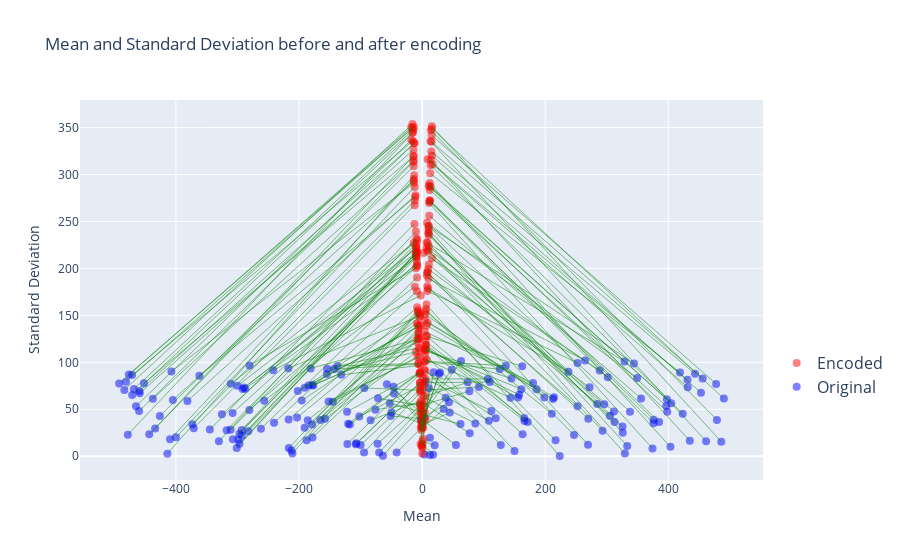

Here is the notebook cell this chart was saved with:
### Code cell
#Visualize which areas of the mean-variance space are learned by the encoder

import torch
import torch.nn as nn
import numpy as np
import plotly.graph_objects as go

# Input generation
num_samples = 200
input_dim = 200

# Generate some 200-dimensional inputs with random means and variances
inputs = np.array([np.random.normal(1000*(np.random.rand()-0.5), 100*np.random.rand(), input_dim) for _ in range(num_samples)])

# Compute input means and variances
input_means = np.mean(inputs, axis=1)
input_vars = np.std(inputs, axis=1)

# Transfer inputs to tensors
inputs_tensor = torch.from_numpy(inputs.astype(np.float32))

# Apply encoder
encoded = net.encoder(inputs_tensor).detach().numpy()

# Compute means and variances of the encoded data
encoded_means = np.mean(encoded, axis=1)
encoded_vars = np.std(encoded, axis=1)

# Create a scatter plot for the original and encoded data
fig = go.Figure()

# Original data
fig.add_trace(go.Scatter(
    x=input_means, y=input_vars,
    mode='markers',
    name='Original',
    marker=dict(
        size=8,
        color='blue',
        opacity=0.5,
    )
))

# Encoded data
fig.add_trace(go.Scatter(
    x=encoded_means, y=encoded_vars,
    mode='markers',
    name='Encoded',
    marker=dict(
        size=8,
        color='red',
        opacity=0.5,
    )
))

# Add lines connecting original and encoded points
for (x1, y1), (x2, y2) in zip(zip(input_means, input_vars), zip(encoded_means, encoded_vars)):
    fig.add_trace(go.Scatter(
        x=[x1, x2], y=[y1, y2],
        mode='lines',
        line=dict(color='green', width=0.5),
        showlegend=False,
    ))



fig.update_layout(
    title='Mean and Standard Deviation before and after encoding',
    xaxis_title='Mean',
    yaxis_title='Standard Deviation',
    legend=dict(
        y=0.2,
        traceorder='reversed',
        font=dict(
            size=16,
        )
    )
)

fig.show()

### Figure 1 — Plotly figure (JSON) as saved in the notebook; plotly's stock layout.template omitted (floating-point values rounded to 4 significant figures; data arrays with more than 128 entries replaced by an {"elided": "..."} marker saying what was removed)
{"data": [{"marker": {"color": "blue", "opacity": 0.5, "size": 8}, "mode": "markers", "name": "Original", "type": "scatter", "x": {"elided": "200 float values"}, "y": {"elided": "200 float values"}}, {"marker": {"color": "red", "opacity": 0.5, "size": 8}, "mode": "markers", "name": "Encoded", "type": "scatter", "x": {"elided": "200 float values"}, "y": {"elided": "200 float values"}}, {"line": {"color": "green", "width": 0.5}, "mode": "lines", "showlegend": false, "type": "scatter", "x": [-291.7, -9.043], "y": [71.51, 217.6]}, {"line": {"color": "green", "width": 0.5}, "mode": "lines", "showlegend": false, "type": "scatter", "x": [76.71, 1.221], "y": [69.29, 54.65]}, {"line": {"color": "green", "width": 0.5}, "mode": "lines", "showlegend": false, "type": "scatter", "x": [455.7, 15.23], "y": [82.8, 335.0]}, {"line": {"color": "green", "width": 0.5}, "mode": "lines", "showlegend": false, "type": "scatter", "x": [-210.8, -6.658], "y": [2.974, 152.5]}, {"line": {"color": "green", "width": 0.5}, "mode": "lines", "showlegend": false, "type": "scatter", "x": [145.0, 4.884], "y": [82.71, 112.3]}, {"line": {"color": "green", "width": 0.5}, "mode": "lines", "showlegend": false, "type": "scatter", "x": [3.801, -2.53], "y": [40.85, 12.63]}, {"line": {"color": "green", "width": 0.5}, "mode": "lines", "showlegend": false, "type": "scatter", "x": [62.35, 0.6813], "y": [34.34, 44.36]}, {"line": {"color": "green", "width": 0.5}, "mode": "lines", "showlegend": false, "type": "scatter", "x": [73.92, 5.137], "y": [78.74, 63.81]}, {"line": {"color": "green", "width": 0.5}, "mode": "lines", "showlegend": false, "type": "scatter", "x": [63.22, 4.2], "y": [101.3, 47.25]}, {"line": {"color": "green", "width": 0.5}, "mode": "lines", "showlegend": false, "type": "scatter", "x": [293.1, 10.58], "y": [27.18, 218.9]}, {"line": {"color": "green", "width": 0.5}, "mode": "lines", "showlegend": false, "type": "scatter", "x": [272.0, 9.775], "y": [73.3, 199.3]}, {"line": {"color": "green", "width": 0.5}, "mode": "lines", "showlegend": false, "type": "scatter", "x": [-317.6, -9.372], "y": [27.76, 232.1]}, {"line": {"color": "green", "width": 0.5}, "mode": "lines", "showlegend": false, "type": "scatter", "x": [-93.91, -2.925], "y": [72.71, 70.14]}, {"line": {"color": "green", "width": 0.5}, "mode": "lines", "showlegend": false, "type": "scatter", "x": [479.0, 14.13], "y": [38.67, 347.3]}, {"line": {"color": "green", "width": 0.5}, "mode": "lines", "showlegend": false, "type": "scatter", "x": [-240.6, -8.518], "y": [35.65, 175.7]}, {"line": {"color": "green", "width": 0.5}, "mode": "lines", "showlegend": false, "type": "scatter", "x": [43.6, -0.4367], "y": [57.32, 40.53]}, {"line": {"color": "green", "width": 0.5}, "mode": "lines", "showlegend": false, "type": "scatter", "x": [27.49, -2.027], "y": [87.43, 31.05]}, {"line": {"color": "green", "width": 0.5}, "mode": "lines", "showlegend": false, "type": "scatter", "x": [-122.0, -4.101], "y": [47.43, 88.99]}, {"line": {"color": "green", "width": 0.5}, "mode": "lines", "showlegend": false, "type": "scatter", "x": [-256.6, -11.85], "y": [59.01, 180.6]}, {"line": {"color": "green", "width": 0.5}, "mode": "lines", "showlegend": false, "type": "scatter", "x": [329.4, 10.4], "y": [2.814, 238.0]}, {"line": {"color": "green", "width": 0.5}, "mode": "lines", "showlegend": false, "type": "scatter", "x": [-131.5, -3.049], "y": [86.64, 96.77]}, {"line": {"color": "green", "width": 0.5}, "mode": "lines", "showlegend": false, "type": "scatter", "x": [-190.8, -5.524], "y": [72.82, 138.6]}, {"line": {"color": "green", "width": 0.5}, "mode": "lines", "showlegend": false, "type": "scatter", "x": [126.1, 3.98], "y": [92.66, 100.6]}, {"line": {"color": "green", "width": 0.5}, "mode": "lines", "showlegend": false, "type": "scatter", "x": [-301.2, -9.53], "y": [8.855, 216.6]}, {"line": {"color": "green", "width": 0.5}, "mode": "lines", "showlegend": false, "type": "scatter", "x": [-41.42, -1.17], "y": [3.912, 30.15]}, {"line": {"color": "green", "width": 0.5}, "mode": "lines", "showlegend": false, "type": "scatter", "x": [-71.71, -3.644], "y": [61.63, 53.97]}, {"line": {"color": "green", "width": 0.5}, "mode": "lines", "showlegend": false, "type": "scatter", "x": [127.9, 3.947], "y": [11.92, 92.44]}, {"line": {"color": "green", "width": 0.5}, "mode": "lines", "showlegend": false, "type": "scatter", "x": [-187.7, -5.421], "y": [17.08, 135.9]}, {"line": {"color": "green", "width": 0.5}, "mode": "lines", "showlegend": false, "type": "scatter", "x": [-451.9, -14.5], "y": [77.63, 319.1]}, {"line": {"color": "green", "width": 0.5}, "mode": "lines", "showlegend": false, "type": "scatter", "x": [-280.7, -7.85], "y": [49.25, 202.3]}, {"line": {"color": "green", "width": 0.5}, "mode": "lines", "showlegend": false, "type": "scatter", "x": [-72.34, -2.108], "y": [13.38, 54.39]}, {"line": {"color": "green", "width": 0.5}, "mode": "lines", "showlegend": false, "type": "scatter", "x": [-75.84, -3.727], "y": [49.48, 56.39]}, {"line": {"color": "green", "width": 0.5}, "mode": "lines", "showlegend": false, "type": "scatter", "x": [398.3, 12.0], "y": [47.35, 287.0]}, {"line": {"color": "green", "width": 0.5}, "mode": "lines", "showlegend": false, "type": "scatter", "x": [-405.0, -13.8], "y": [59.85, 293.3]}, {"line": {"color": "green", "width": 0.5}, "mode": "lines", "showlegend": false, "type": "scatter", "x": [385.0, 11.99], "y": [36.42, 272.3]}, {"line": {"color": "green", "width": 0.5}, "mode": "lines", "showlegend": false, "type": "scatter", "x": [-178.6, -7.381], "y": [75.83, 121.2]}, {"line": {"color": "green", "width": 0.5}, "mode": "lines", "showlegend": false, "type": "scatter", "x": [-481.1, -13.6], "y": [79.43, 350.9]}, {"line": {"color": "green", "width": 0.5}, "mode": "lines", "showlegend": false, "type": "scatter", "x": [-145.2, -7.5], "y": [58.02, 106.0]}, {"line": {"color": "green", "width": 0.5}, "mode": "lines", "showlegend": false, "type": "scatter", "x": [-120.3, -2.693], "y": [34.57, 89.51]}, {"line": {"color": "green", "width": 0.5}, "mode": "lines", "showlegend": false, "type": "scatter", "x": [-282.5, -8.241], "y": [26.66, 206.9]}, {"line": {"color": "green", "width": 0.5}, "mode": "lines", "showlegend": false, "type": "scatter", "x": [-107.0, -3.585], "y": [13.73, 78.18]}, {"line": {"color": "green", "width": 0.5}, "mode": "lines", "showlegend": false, "type": "scatter", "x": [-381.4, -10.85], "y": [58.79, 278.1]}, {"line": {"color": "green", "width": 0.5}, "mode": "lines", "showlegend": false, "type": "scatter", "x": [-143.0, -6.52], "y": [92.89, 98.08]}, {"line": {"color": "green", "width": 0.5}, "mode": "lines", "showlegend": false, "type": "scatter", "x": [17.77, 0.5373], "y": [1.602, 12.84]}, {"line": {"color": "green", "width": 0.5}, "mode": "lines", "showlegend": false, "type": "scatter", "x": [34.93, 0.7488], "y": [50.16, 30.18]}, {"line": {"color": "green", "width": 0.5}, "mode": "lines", "showlegend": false, "type": "scatter", "x": [143.4, 7.539], "y": [62.12, 102.7]}, {"line": {"color": "green", "width": 0.5}, "mode": "lines", "showlegend": false, "type": "scatter", "x": [157.6, 6.371], "y": [65.35, 113.8]}, {"line": {"color": "green", "width": 0.5}, "mode": "lines", "showlegend": false, "type": "scatter", "x": [325.9, 10.32], "y": [24.88, 237.1]}, {"line": {"color": "green", "width": 0.5}, "mode": "lines", "showlegend": false, "type": "scatter", "x": [-468.3, -14.13], "y": [71.48, 348.3]}, {"line": {"color": "green", "width": 0.5}, "mode": "lines", "showlegend": false, "type": "scatter", "x": [-443.4, -13.56], "y": [23.32, 320.1]}, {"line": {"color": "green", "width": 0.5}, "mode": "lines", "showlegend": false, "type": "scatter", "x": [-185.8, -6.437], "y": [38.39, 131.8]}, {"line": {"color": "green", "width": 0.5}, "mode": "lines", "showlegend": false, "type": "scatter", "x": [-325.3, -7.895], "y": [44.57, 230.5]}, {"line": {"color": "green", "width": 0.5}, "mode": "lines", "showlegend": false, "type": "scatter", "x": [12.71, -0.8144], "y": [19.76, 10.44]}, {"line": {"color": "green", "width": 0.5}, "mode": "lines", "showlegend": false, "type": "scatter", "x": [-471.2, -15.1], "y": [86.42, 335.7]}, {"line": {"color": "green", "width": 0.5}, "mode": "lines", "showlegend": false, "type": "scatter", "x": [198.5, 5.172], "y": [62.64, 150.9]}, {"line": {"color": "green", "width": 0.5}, "mode": "lines", "showlegend": false, "type": "scatter", "x": [237.6, 9.526], "y": [89.87, 178.7]}, {"line": {"color": "green", "width": 0.5}, "mode": "lines", "showlegend": false, "type": "scatter", "x": [136.0, 4.35], "y": [96.38, 101.1]}, {"line": {"color": "green", "width": 0.5}, "mode": "lines", "showlegend": false, "type": "scatter", "x": [269.5, 9.097], "y": [12.28, 195.8]}, {"line": {"color": "green", "width": 0.5}, "mode": "lines", "showlegend": false, "type": "scatter", "x": [-242.0, -2.399], "y": [91.62, 171.3]}, {"line": {"color": "green", "width": 0.5}, "mode": "lines", "showlegend": false, "type": "scatter", "x": [110.1, 2.044], "y": [79.11, 78.23]}, {"line": {"color": "green", "width": 0.5}, "mode": "lines", "showlegend": false, "type": "scatter", "x": [477.7, 15.49], "y": [76.96, 341.9]}, {"line": {"color": "green", "width": 0.5}, "mode": "lines", "showlegend": false, "type": "scatter", "x": [-361.9, -11.38], "y": [85.56, 276.1]}, {"line": {"color": "green", "width": 0.5}, "mode": "lines", "showlegend": false, "type": "scatter", "x": [112.4, 1.253], "y": [48.27, 83.7]}, {"line": {"color": "green", "width": 0.5}, "mode": "lines", "showlegend": false, "type": "scatter", "x": [337.8, 10.27], "y": [47.29, 245.3]}, {"line": {"color": "green", "width": 0.5}, "mode": "lines", "showlegend": false, "type": "scatter", "x": [443.4, 14.92], "y": [87.74, 324.5]}, {"line": {"color": "green", "width": 0.5}, "mode": "lines", "showlegend": false, "type": "scatter", "x": [-190.9, -6.877], "y": [30.2, 139.6]}, {"line": {"color": "green", "width": 0.5}, "mode": "lines", "showlegend": false, "type": "scatter", "x": [-102.0, -2.94], "y": [42.3, 74.9]}, {"line": {"color": "green", "width": 0.5}, "mode": "lines", "showlegend": false, "type": "scatter", "x": [-46.27, -0.08399], "y": [73.84, 36.99]}, {"line": {"color": "green", "width": 0.5}, "mode": "lines", "showlegend": false, "type": "scatter", "x": [311.6, 10.74], "y": [47.59, 223.8]}, {"line": {"color": "green", "width": 0.5}, "mode": "lines", "showlegend": false, "type": "scatter", "x": [-157.7, -4.915], "y": [39.77, 113.3]}, {"line": {"color": "green", "width": 0.5}, "mode": "lines", "showlegend": false, "type": "scatter", "x": [-464.9, -17.48], "y": [53.21, 336.9]}, {"line": {"color": "green", "width": 0.5}, "mode": "lines", "showlegend": false, "type": "scatter", "x": [246.7, 8.463], "y": [22.63, 181.1]}, {"line": {"color": "green", "width": 0.5}, "mode": "lines", "showlegend": false, "type": "scatter", "x": [-151.9, -4.214], "y": [58.25, 105.8]}, {"line": {"color": "green", "width": 0.5}, "mode": "lines", "showlegend": false, "type": "scatter", "x": [29.04, 0.06911], "y": [89.2, 36.41]}, {"line": {"color": "green", "width": 0.5}, "mode": "lines", "showlegend": false, "type": "scatter", "x": [10.96, 1.583], "y": [72.44, 18.9]}, {"line": {"color": "green", "width": 0.5}, "mode": "lines", "showlegend": false, "type": "scatter", "x": [-212.3, -6.549], "y": [6.164, 153.5]}, {"line": {"color": "green", "width": 0.5}, "mode": "lines", "showlegend": false, "type": "scatter", "x": [-459.3, -12.86], "y": [69.55, 333.4]}, {"line": {"color": "green", "width": 0.5}, "mode": "lines", "showlegend": false, "type": "scatter", "x": [252.4, 7.799], "y": [53.11, 192.4]}, {"line": {"color": "green", "width": 0.5}, "mode": "lines", "showlegend": false, "type": "scatter", "x": [312.6, 8.96], "y": [36.4, 227.0]}, {"line": {"color": "green", "width": 0.5}, "mode": "lines", "showlegend": false, "type": "scatter", "x": [-345.0, -12.54], "y": [28.41, 247.4]}, {"line": {"color": "green", "width": 0.5}, "mode": "lines", "showlegend": false, "type": "scatter", "x": [12.64, 0.4496], "y": [1.321, 9.082]}, {"line": {"color": "green", "width": 0.5}, "mode": "lines", "showlegend": false, "type": "scatter", "x": [431.2, 8.947], "y": [81.36, 316.2]}, {"line": {"color": "green", "width": 0.5}, "mode": "lines", "showlegend": false, "type": "scatter", "x": [295.9, 15.98], "y": [55.19, 210.7]}, {"line": {"color": "green", "width": 0.5}, "mode": "lines", "showlegend": false, "type": "scatter", "x": [-63.66, -1.992], "y": [0.5188, 45.89]}, {"line": {"color": "green", "width": 0.5}, "mode": "lines", "showlegend": false, "type": "scatter", "x": [185.9, 7.09], "y": [71.28, 139.3]}, {"line": {"color": "green", "width": 0.5}, "mode": "lines", "showlegend": false, "type": "scatter", "x": [-51.07, -1.63], "y": [42.75, 39.99]}, {"line": {"color": "green", "width": 0.5}, "mode": "lines", "showlegend": false, "type": "scatter", "x": [214.2, 4.618], "y": [62.67, 144.7]}, {"line": {"color": "green", "width": 0.5}, "mode": "lines", "showlegend": false, "type": "scatter", "x": [166.3, 6.402], "y": [37.53, 118.7]}, {"line": {"color": "green", "width": 0.5}, "mode": "lines", "showlegend": false, "type": "scatter", "x": [284.5, 10.94], "y": [55.63, 204.1]}, {"line": {"color": "green", "width": 0.5}, "mode": "lines", "showlegend": false, "type": "scatter", "x": [-292.8, -9.702], "y": [21.87, 211.6]}, {"line": {"color": "green", "width": 0.5}, "mode": "lines", "showlegend": false, "type": "scatter", "x": [288.5, 2.127], "y": [91.26, 216.5]}, {"line": {"color": "green", "width": 0.5}, "mode": "lines", "showlegend": false, "type": "scatter", "x": [-407.4, -13.09], "y": [90.1, 291.3]}, {"line": {"color": "green", "width": 0.5}, "mode": "lines", "showlegend": false, "type": "scatter", "x": [-107.7, -3.344], "y": [12.6, 78.57]}, {"line": {"color": "green", "width": 0.5}, "mode": "lines", "showlegend": false, "type": "scatter", "x": [-311.0, -13.65], "y": [77.14, 227.2]}, {"line": {"color": "green", "width": 0.5}, "mode": "lines", "showlegend": false, "type": "scatter", "x": [-471.1, -16.03], "y": [65.27, 344.4]}, {"line": {"color": "green", "width": 0.5}, "mode": "lines", "showlegend": false, "type": "scatter", "x": [252.4, 8.57], "y": [99.28, 176.1]}, {"line": {"color": "green", "width": 0.5}, "mode": "lines", "showlegend": false, "type": "scatter", "x": [305.0, 8.921], "y": [43.05, 219.0]}, {"line": {"color": "green", "width": 0.5}, "mode": "lines", "showlegend": false, "type": "scatter", "x": [-49.89, -0.3123], "y": [46.74, 34.79]}, {"line": {"color": "green", "width": 0.5}, "mode": "lines", "showlegend": false, "type": "scatter", "x": [38.24, 5.557], "y": [62.26, 39.25]}, {"line": {"color": "green", "width": 0.5}, "mode": "lines", "showlegend": false, "type": "scatter", "x": [-69.84, -2.061], "y": [3.896, 50.86]}, {"line": {"color": "green", "width": 0.5}, "mode": "lines", "showlegend": false, "type": "scatter", "x": [-99.98, -3.582], "y": [11.83, 70.87]}, {"line": {"color": "green", "width": 0.5}, "mode": "lines", "showlegend": false, "type": "scatter", "x": [-261.9, -8.41], "y": [29.27, 190.4]}, {"line": {"color": "green", "width": 0.5}, "mode": "lines", "showlegend": false, "type": "scatter", "x": [-433.8, -14.68], "y": [29.56, 313.4]}, {"line": {"color": "green", "width": 0.5}, "mode": "lines", "showlegend": false, "type": "scatter", "x": [-458.9, -14.19], "y": [67.04, 326.4]}, {"line": {"color": "green", "width": 0.5}, "mode": "lines", "showlegend": false, "type": "scatter", "x": [155.9, 3.766], "y": [62.44, 115.7]}, {"line": {"color": "green", "width": 0.5}, "mode": "lines", "showlegend": false, "type": "scatter", "x": [-217.5, -3.487], "y": [93.76, 149.3]}, {"line": {"color": "green", "width": 0.5}, "mode": "lines", "showlegend": false, "type": "scatter", "x": [-216.7, -6.779], "y": [8.621, 155.4]}, {"line": {"color": "green", "width": 0.5}, "mode": "lines", "showlegend": false, "type": "scatter", "x": [171.4, 6.753], "y": [36.35, 128.1]}, {"line": {"color": "green", "width": 0.5}, "mode": "lines", "showlegend": false, "type": "scatter", "x": [-154.3, -5.315], "y": [93.19, 115.5]}, {"line": {"color": "green", "width": 0.5}, "mode": "lines", "showlegend": false, "type": "scatter", "x": [-483.9, -15.72], "y": [70.64, 353.8]}, {"line": {"color": "green", "width": 0.5}, "mode": "lines", "showlegend": false, "type": "scatter", "x": [403.4, 12.38], "y": [9.938, 290.9]}, {"line": {"color": "green", "width": 0.5}, "mode": "lines", "showlegend": false, "type": "scatter", "x": [161.2, 4.054], "y": [71.42, 113.3]}, {"line": {"color": "green", "width": 0.5}, "mode": "lines", "showlegend": false, "type": "scatter", "x": [180.2, 4.262], "y": [77.91, 132.7]}, {"line": {"color": "green", "width": 0.5}, "mode": "lines", "showlegend": false, "type": "scatter", "x": [-437.6, -13.32], "y": [61.16, 314.7]}, {"line": {"color": "green", "width": 0.5}, "mode": "lines", "showlegend": false, "type": "scatter", "x": [216.8, 5.94], "y": [16.97, 156.5]}, {"line": {"color": "green", "width": 0.5}, "mode": "lines", "showlegend": false, "type": "scatter", "x": [-154.8, -10.06], "y": [87.53, 111.2]}, {"line": {"color": "green", "width": 0.5}, "mode": "lines", "showlegend": false, "type": "scatter", "x": [48.0, -0.05507], "y": [92.04, 48.15]}, {"line": {"color": "green", "width": 0.5}, "mode": "lines", "showlegend": false, "type": "scatter", "x": [453.1, 16.1], "y": [67.6, 319.9]}, {"line": {"color": "green", "width": 0.5}, "mode": "lines", "showlegend": false, "type": "scatter", "x": [396.6, 12.63], "y": [53.43, 283.5]}, {"line": {"color": "green", "width": 0.5}, "mode": "lines", "showlegend": false, "type": "scatter", "x": [150.1, 4.803], "y": [5.588, 108.9]}, {"line": {"color": "green", "width": 0.5}, "mode": "lines", "showlegend": false, "type": "scatter", "x": [-195.8, -8.759], "y": [59.22, 141.3]}, {"line": {"color": "green", "width": 0.5}, "mode": "lines", "showlegend": false, "type": "scatter", "x": [-177.0, -6.254], "y": [75.32, 125.0]}, {"line": {"color": "green", "width": 0.5}, "mode": "lines", "showlegend": false, "type": "scatter", "x": [108.4, 3.119], "y": [37.8, 76.26]}, {"line": {"color": "green", "width": 0.5}, "mode": "lines", "showlegend": false, "type": "scatter", "x": [54.9, 2.389], "y": [11.89, 37.63]}, {"line": {"color": "green", "width": 0.5}, "mode": "lines", "showlegend": false, "type": "scatter", "x": [-400.0, -12.22], "y": [20.16, 286.7]}, {"line": {"color": "green", "width": 0.5}, "mode": "lines", "showlegend": false, "type": "scatter", "x": [-330.2, -10.32], "y": [15.95, 239.3]}, {"line": {"color": "green", "width": 0.5}, "mode": "lines", "showlegend": false, "type": "scatter", "x": [-409.7, -13.49], "y": [17.94, 295.3]}, {"line": {"color": "green", "width": 0.5}, "mode": "lines", "showlegend": false, "type": "scatter", "x": [165.9, 5.458], "y": [40.66, 122.3]}, {"line": {"color": "green", "width": 0.5}, "mode": "lines", "showlegend": false, "type": "scatter", "x": [325.6, 10.95], "y": [31.57, 235.1]}, {"line": {"color": "green", "width": 0.5}, "mode": "lines", "showlegend": false, "type": "scatter", "x": [-121.5, -4.087], "y": [13.09, 87.24]}, {"line": {"color": "green", "width": 0.5}, "mode": "lines", "showlegend": false, "type": "scatter", "x": [-2.168, -0.2177], "y": [38.62, 11.11]}, {"line": {"color": "green", "width": 0.5}, "mode": "lines", "showlegend": false, "type": "scatter", "x": [-311.1, -9.122], "y": [28.29, 226.9]}, {"line": {"color": "green", "width": 0.5}, "mode": "lines", "showlegend": false, "type": "scatter", "x": [-280.4, -10.29], "y": [96.58, 200.3]}, {"line": {"color": "green", "width": 0.5}, "mode": "lines", "showlegend": false, "type": "scatter", "x": [-478.2, -14.85], "y": [22.82, 344.9]}, {"line": {"color": "green", "width": 0.5}, "mode": "lines", "showlegend": false, "type": "scatter", "x": [86.43, 2.005], "y": [34.88, 63.32]}, {"line": {"color": "green", "width": 0.5}, "mode": "lines", "showlegend": false, "type": "scatter", "x": [490.2, 15.96], "y": [61.38, 348.9]}, {"line": {"color": "green", "width": 0.5}, "mode": "lines", "showlegend": false, "type": "scatter", "x": [-308.0, -9.924], "y": [46.01, 222.4]}, {"line": {"color": "green", "width": 0.5}, "mode": "lines", "showlegend": false, "type": "scatter", "x": [20.34, 0.2319], "y": [11.64, 15.9]}, {"line": {"color": "green", "width": 0.5}, "mode": "lines", "showlegend": false, "type": "scatter", "x": [486.0, 15.75], "y": [15.48, 351.4]}, {"line": {"color": "green", "width": 0.5}, "mode": "lines", "showlegend": false, "type": "scatter", "x": [-296.8, -8.361], "y": [23.8, 217.8]}, {"line": {"color": "green", "width": 0.5}, "mode": "lines", "showlegend": false, "type": "scatter", "x": [210.6, 5.815], "y": [45.26, 154.1]}, {"line": {"color": "green", "width": 0.5}, "mode": "lines", "showlegend": false, "type": "scatter", "x": [-117.4, -4.13], "y": [33.64, 88.66]}, {"line": {"color": "green", "width": 0.5}, "mode": "lines", "showlegend": false, "type": "scatter", "x": [-289.6, -8.824], "y": [73.2, 212.3]}, {"line": {"color": "green", "width": 0.5}, "mode": "lines", "showlegend": false, "type": "scatter", "x": [-426.1, -13.75], "y": [42.88, 308.8]}, {"line": {"color": "green", "width": 0.5}, "mode": "lines", "showlegend": false, "type": "scatter", "x": [-52.45, -0.2232], "y": [56.33, 46.97]}, {"line": {"color": "green", "width": 0.5}, "mode": "lines", "showlegend": false, "type": "scatter", "x": [-178.8, -5.762], "y": [33.76, 130.2]}, {"line": {"color": "green", "width": 0.5}, "mode": "lines", "showlegend": false, "type": "scatter", "x": [-217.0, -8.112], "y": [39.13, 158.6]}, {"line": {"color": "green", "width": 0.5}, "mode": "lines", "showlegend": false, "type": "scatter", "x": [77.25, 2.481], "y": [24.37, 56.15]}, {"line": {"color": "green", "width": 0.5}, "mode": "lines", "showlegend": false, "type": "scatter", "x": [-298.3, -9.67], "y": [17.51, 216.6]}, {"line": {"color": "green", "width": 0.5}, "mode": "lines", "showlegend": false, "type": "scatter", "x": [328.8, 7.229], "y": [100.9, 227.7]}, {"line": {"color": "green", "width": 0.5}, "mode": "lines", "showlegend": false, "type": "scatter", "x": [5.701, -1.194], "y": [79.51, 27.74]}, {"line": {"color": "green", "width": 0.5}, "mode": "lines", "showlegend": false, "type": "scatter", "x": [-184.5, -2.506], "y": [75.42, 139.5]}, {"line": {"color": "green", "width": 0.5}, "mode": "lines", "showlegend": false, "type": "scatter", "x": [344.2, 10.95], "y": [98.7, 245.0]}, {"line": {"color": "green", "width": 0.5}, "mode": "lines", "showlegend": false, "type": "scatter", "x": [212.6, 8.934], "y": [61.02, 142.3]}, {"line": {"color": "green", "width": 0.5}, "mode": "lines", "showlegend": false, "type": "scatter", "x": [-45.8, -1.504], "y": [66.9, 36.48]}, {"line": {"color": "green", "width": 0.5}, "mode": "lines", "showlegend": false, "type": "scatter", "x": [349.4, 8.027], "y": [83.32, 248.6]}, {"line": {"color": "green", "width": 0.5}, "mode": "lines", "showlegend": false, "type": "scatter", "x": [434.9, 13.84], "y": [16.46, 315.8]}, {"line": {"color": "green", "width": 0.5}, "mode": "lines", "showlegend": false, "type": "scatter", "x": [-296.7, -10.34], "y": [13.15, 215.5]}, {"line": {"color": "green", "width": 0.5}, "mode": "lines", "showlegend": false, "type": "scatter", "x": [376.1, 12.77], "y": [38.88, 272.5]}, {"line": {"color": "green", "width": 0.5}, "mode": "lines", "showlegend": false, "type": "scatter", "x": [355.7, 11.53], "y": [61.54, 256.1]}, {"line": {"color": "green", "width": 0.5}, "mode": "lines", "showlegend": false, "type": "scatter", "x": [223.6, 7.004], "y": [0.2013, 161.5]}, {"line": {"color": "green", "width": 0.5}, "mode": "lines", "showlegend": false, "type": "scatter", "x": [333.2, 10.62], "y": [10.9, 241.4]}, {"line": {"color": "green", "width": 0.5}, "mode": "lines", "showlegend": false, "type": "scatter", "x": [-414.0, -12.95], "y": [2.711, 299.2]}, {"line": {"color": "green", "width": 0.5}, "mode": "lines", "showlegend": false, "type": "scatter", "x": [376.0, 12.31], "y": [35.16, 271.2]}, {"line": {"color": "green", "width": 0.5}, "mode": "lines", "showlegend": false, "type": "scatter", "x": [-57.32, -2.778], "y": [76.59, 47.01]}, {"line": {"color": "green", "width": 0.5}, "mode": "lines", "showlegend": false, "type": "scatter", "x": [92.18, 1.361], "y": [73.77, 70.31]}, {"line": {"color": "green", "width": 0.5}, "mode": "lines", "showlegend": false, "type": "scatter", "x": [418.9, 13.1], "y": [89.18, 301.3]}, {"line": {"color": "green", "width": 0.5}, "mode": "lines", "showlegend": false, "type": "scatter", "x": [269.9, 8.048], "y": [39.93, 195.7]}, {"line": {"color": "green", "width": 0.5}, "mode": "lines", "showlegend": false, "type": "scatter", "x": [-371.2, -12.37], "y": [29.8, 267.3]}, {"line": {"color": "green", "width": 0.5}, "mode": "lines", "showlegend": false, "type": "scatter", "x": [-94.35, -3.027], "y": [4.035, 67.91]}, {"line": {"color": "green", "width": 0.5}, "mode": "lines", "showlegend": false, "type": "scatter", "x": [-476.5, -16.09], "y": [87.07, 349.3]}, {"line": {"color": "green", "width": 0.5}, "mode": "lines", "showlegend": false, "type": "scatter", "x": [301.7, 6.908], "y": [84.16, 221.5]}, {"line": {"color": "green", "width": 0.5}, "mode": "lines", "showlegend": false, "type": "scatter", "x": [163.2, 5.734], "y": [23.36, 118.1]}, {"line": {"color": "green", "width": 0.5}, "mode": "lines", "showlegend": false, "type": "scatter", "x": [-137.6, -5.9], "y": [96.06, 98.75]}, {"line": {"color": "green", "width": 0.5}, "mode": "lines", "showlegend": false, "type": "scatter", "x": [-202.0, -3.312], "y": [69.49, 151.2]}, {"line": {"color": "green", "width": 0.5}, "mode": "lines", "showlegend": false, "type": "scatter", "x": [106.7, 5.343], "y": [82.22, 82.42]}, {"line": {"color": "green", "width": 0.5}, "mode": "lines", "showlegend": false, "type": "scatter", "x": [-307.6, -10.27], "y": [18.1, 223.6]}, {"line": {"color": "green", "width": 0.5}, "mode": "lines", "showlegend": false, "type": "scatter", "x": [-300.3, -9.283], "y": [74.94, 221.3]}, {"line": {"color": "green", "width": 0.5}, "mode": "lines", "showlegend": false, "type": "scatter", "x": [44.91, -0.2809], "y": [46.54, 33.25]}, {"line": {"color": "green", "width": 0.5}, "mode": "lines", "showlegend": false, "type": "scatter", "x": [3.42, 0.07844], "y": [1.808, 2.734]}, {"line": {"color": "green", "width": 0.5}, "mode": "lines", "showlegend": false, "type": "scatter", "x": [-83.8, -1.836], "y": [38.23, 59.06]}, {"line": {"color": "green", "width": 0.5}, "mode": "lines", "showlegend": false, "type": "scatter", "x": [18.58, 1.459], "y": [89.38, 30.66]}, {"line": {"color": "green", "width": 0.5}, "mode": "lines", "showlegend": false, "type": "scatter", "x": [119.6, 5.219], "y": [40.5, 90.56]}, {"line": {"color": "green", "width": 0.5}, "mode": "lines", "showlegend": false, "type": "scatter", "x": [264.6, 10.41], "y": [101.9, 189.2]}, {"line": {"color": "green", "width": 0.5}, "mode": "lines", "showlegend": false, "type": "scatter", "x": [-459.9, -12.74], "y": [48.11, 333.6]}, {"line": {"color": "green", "width": 0.5}, "mode": "lines", "showlegend": false, "type": "scatter", "x": [-178.2, -5.349], "y": [19.84, 126.7]}, {"line": {"color": "green", "width": 0.5}, "mode": "lines", "showlegend": false, "type": "scatter", "x": [-181.2, -7.483], "y": [93.52, 124.5]}, {"line": {"color": "green", "width": 0.5}, "mode": "lines", "showlegend": false, "type": "scatter", "x": [-293.2, -10.12], "y": [27.78, 213.1]}, {"line": {"color": "green", "width": 0.5}, "mode": "lines", "showlegend": false, "type": "scatter", "x": [-287.2, -8.729], "y": [71.95, 203.7]}, {"line": {"color": "green", "width": 0.5}, "mode": "lines", "showlegend": false, "type": "scatter", "x": [162.6, 7.702], "y": [95.75, 127.7]}, {"line": {"color": "green", "width": 0.5}, "mode": "lines", "showlegend": false, "type": "scatter", "x": [404.7, 10.56], "y": [56.29, 288.4]}, {"line": {"color": "green", "width": 0.5}, "mode": "lines", "showlegend": false, "type": "scatter", "x": [423.3, 13.8], "y": [45.32, 309.9]}, {"line": {"color": "green", "width": 0.5}, "mode": "lines", "showlegend": false, "type": "scatter", "x": [461.4, 13.73], "y": [15.83, 335.4]}, {"line": {"color": "green", "width": 0.5}, "mode": "lines", "showlegend": false, "type": "scatter", "x": [-373.5, -11.84], "y": [34.11, 272.2]}, {"line": {"color": "green", "width": 0.5}, "mode": "lines", "showlegend": false, "type": "scatter", "x": [431.5, 16.92], "y": [73.54, 310.9]}, {"line": {"color": "green", "width": 0.5}, "mode": "lines", "showlegend": false, "type": "scatter", "x": [-492.3, -17.76], "y": [77.54, 350.3]}, {"line": {"color": "green", "width": 0.5}, "mode": "lines", "showlegend": false, "type": "scatter", "x": [397.6, 13.8], "y": [60.71, 287.2]}, {"line": {"color": "green", "width": 0.5}, "mode": "lines", "showlegend": false, "type": "scatter", "x": [-203.2, -4.753], "y": [41.08, 148.0]}, {"line": {"color": "green", "width": 0.5}, "mode": "lines", "showlegend": false, "type": "scatter", "x": [374.3, 11.44], "y": [8.28, 269.7]}, {"line": {"color": "green", "width": 0.5}, "mode": "lines", "showlegend": false, "type": "scatter", "x": [-165.3, -3.916], "y": [38.66, 124.8]}], "layout": {"legend": {"font": {"size": 16}, "traceorder": "reversed", "y": 0.2}, "title": {"text": "Mean and Standard Deviation before and after encoding"}, "xaxis": {"title": {"text": "Mean"}}, "yaxis": {"title": {"text": "Standard Deviation"}}}}
